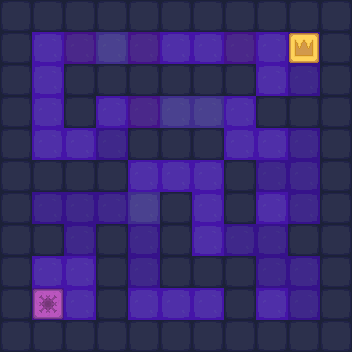

Rendered tile map (Tiled .tmx) drawn with the repository's tilesets; below, a short description and the full map source, tile grids included:
An orthogonal 11x11 tile map with 32x32 px tiles, 2 tile layers (background, interactable) and 17 objects.

<map version="1.10" tiledversion="1.11.2" orientation="orthogonal" renderorder="right-down" width="11" height="11" tilewidth="32" tileheight="32" infinite="0" nextlayerid="6" nextobjectid="19">
 <tileset firstgid="1" source="gamefield.tsx" />
 <layer id="1" name="background" width="11" height="11">
  <data encoding="csv">
13,13,13,13,13,13,13,13,13,13,13,
13,1,11,12,11,1,1,11,1,2,13,
13,1,13,13,13,13,13,13,1,2,13,
13,1,13,1,11,12,12,1,13,13,13,
13,1,1,2,13,13,13,1,1,2,13,
13,13,13,13,1,1,1,13,2,2,13,
13,2,2,2,12,13,1,13,1,2,13,
13,13,2,13,2,13,1,2,2,13,13,
13,1,1,13,2,13,13,13,2,2,13,
13,11,1,13,1,1,1,13,1,2,13,
13,13,13,13,13,13,13,13,13,13,13
</data>
 </layer>
 <objectgroup id="3" name="walls">
  <object id="1" x="1.5" y="-0.5" width="349.5" height="30" />
  <object id="2" x="325.5" y="35.5" width="23.5" height="313" />
  <object id="3" x="3.5" y="325.5" width="313.5" height="22.5" />
  <object id="4" x="3.5" y="37.5" width="25.5" height="278" />
  <object id="5" x="35" y="161.5" width="89.5" height="26.5" />
  <object id="6" x="69.5" y="68.5" width="182" height="21.5" />
  <object id="7" x="258" y="99" width="61.5" height="22" />
  <object id="8" x="229" y="165" width="23" height="53.5" />
  <object id="9" x="132.5" y="130" width="89.5" height="26" />
  <object id="10" x="67" y="94" width="26" height="26" />
  <object id="11" x="37" y="226.5" width="23" height="23" />
  <object id="12" x="99.5" y="227.5" width="25.5" height="89" />
  <object id="13" x="164.5" y="194.5" width="23.5" height="86.5" />
  <object id="14" x="196" y="257.5" width="55" height="24.5" />
  <object id="16" x="229" y="290.5" width="22.5" height="28.5" />
  <object id="17" x="293.5" y="226.5" width="23.5" height="25.5" />
 </objectgroup>
 <layer id="4" name="interactable" width="11" height="11">
  <data encoding="csv">
0,0,0,0,0,0,0,0,0,0,0,
0,0,0,0,0,0,0,0,0,22,0,
0,0,0,0,0,0,0,0,0,0,0,
0,0,0,0,0,0,0,0,0,0,0,
0,0,0,0,0,0,0,0,0,0,0,
0,0,0,0,0,0,0,0,0,0,0,
0,0,0,0,0,0,0,0,0,0,0,
0,0,0,0,0,0,0,0,0,0,0,
0,0,0,0,0,0,0,0,0,0,0,
0,21,0,0,0,0,0,0,0,0,0,
0,0,0,0,0,0,0,0,0,0,0
</data>
 </layer>
 <objectgroup id="5" name="zones">
  <object id="18" x="293" y="34.5" width="20" height="20.5">
   <properties>
    <property name="type" value="win" />
   </properties>
  </object>
 </objectgroup>
</map>
